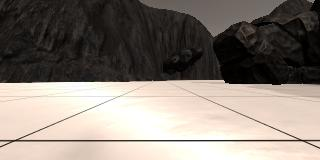
#> input picture calibration_images/example_grid1.jpg, 320 x 160 px
$ python -i perception.py   (imports and definitions only)   (older library calls are emulated)
#> lines starting #> are read from the running program, lines starting #| are printed output that depends on the picture; after the words box and inside, x2 and y2 are one past the last pixel; in counts of white or black regions, pixels touching at a corner belong together
#> further down, picture is the input picture: shape (160, 320, 3); mean B, G, R 118.3, 126.3, 135.1
import numpy as np
import cv2

# Identify pixels above the threshold
# Threshold of RGB > 160 does a nice job of identifying ground pixels only
def color_thresh(img, rgb_thresh=(160, 160, 160)):
    # Create an array of zeros same xy size as img, but single channel
#> called with rgb_thresh = (160, 160, 160)
    color_select = np.zeros_like(img[:,:,0])
    # Require that each pixel be above all three threshold values in RGB
    # above_thresh will now contain a boolean array with "True"
    # where threshold was met
    above_thresh = (img[:,:,0] > rgb_thresh[0]) \
                & (img[:,:,1] > rgb_thresh[1]) \
                & (img[:,:,2] > rgb_thresh[2])
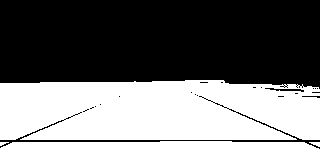
#> above_thresh: shape (160, 320) bool; 46.5% white; 4 white regions, box (x1, y1, x2, y2) and area: (0, 80, 320, 140) 17996, (0, 141, 320, 160) 5734, (309, 142, 320, 147) 33, (0, 142, 9, 146) 21
    # Index the array of zeros with the boolean array and set to 1
    color_select[above_thresh] = 1
    # Return the binary image

    #try to use the cv2 treshold
    #convert into BGR
    R = img[:,:,0]
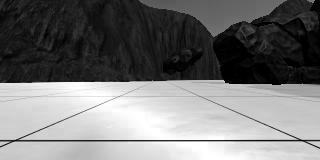
#> R: shape (160, 320); min 0, max 255, mean 118.3
    G = img[:,:,1]
    B = img[:,:,2]
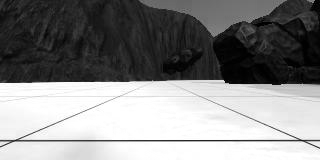
#> B: shape (160, 320); min 0, max 255, mean 135.1
    img_BGR = cv2.merge([B,G,R])
    # Convert BGR to HSV
    hsv = cv2.cvtColor(img_BGR, cv2.COLOR_BGR2HSV)
#> hsv: shape (160, 320, 3); mean H, S, V 103.5, 49.3, 135.2
    # define range of Golden color in HSV
    lower_golden = np.array([10 ,100,100])
    upper_golden = np.array([30,255,245])
    # Threshold the HSV image to get only blue colors
    mask = cv2.inRange(hsv, lower_golden, upper_golden)
#> mask: shape (160, 320); every value is 0
    color_select = 200*np.ones_like(img[:,:,:])
    # Bitwise-AND mask and original image
    res = cv2.bitwise_and(color_select,color_select, mask= mask)
#> res: shape (160, 320, 3); every value is 0
#> color_select: shape (160, 320, 3); every value is 200

    img_grey = cv2.cvtColor(img_BGR, cv2.COLOR_BGR2GRAY)
    object_grey = cv2.cvtColor(res, cv2.COLOR_BGR2GRAY)
    blur = cv2.GaussianBlur(img_grey,(5,5),0)
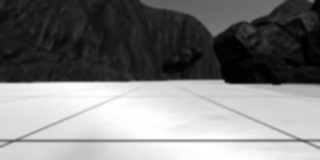
#> blur: shape (160, 320); min 0, max 255, mean 125
    _,navigable = cv2.threshold(blur,160,255,cv2.THRESH_BINARY)
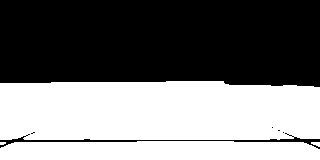
#> navigable: shape (160, 320); 46.8% white; 4 white regions (1 under 20 px), largest, box (x1, y1, x2, y2) and area: (0, 81, 320, 140) 18138, (0, 141, 320, 160) 5753, (311, 142, 320, 147) 31
    _,obstacle = cv2.threshold(blur,160,255,cv2.THRESH_BINARY_INV)
    _,sampleRocks = cv2.threshold(object_grey,10,255,cv2.THRESH_BINARY)

    return navigable, obstacle, sampleRocks

# Define a function to convert to rover-centric coordinates
# [124 lines left out: functions rover_coords, to_polar_coords, rotate_pix, translate_pix, pix_to_world, perspect_transform and 1 more, not called in this run]

>>> import cv2
>>> picture = cv2.imread('../../calibration_images/example_grid1.jpg')
>>> result = color_thresh(picture)

$ run again, on calibration_images/example_rock2.jpg
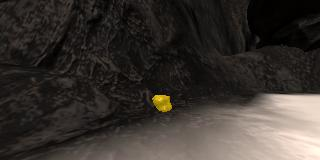
#> input picture calibration_images/example_rock2.jpg, 320 x 160 px
#> picture is the input picture: shape (160, 320, 3); mean B, G, R 47.3, 52, 57.6
#> in color_thresh, `above_thresh = (img[:,:,0] > rgb_thresh[0]) \ & (img[:,:,1] > rgb_thre..`:
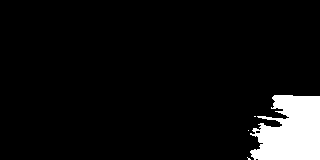
#> above_thresh: shape (160, 320) bool; 6.9% white; 4 white regions (3 under 20 px), largest, box (x1, y1, x2, y2) and area: (250, 95, 320, 160) 3528
#> hsv: shape (160, 320, 3); mean H, S, V 105.9, 57.9, 57.7
#> mask: shape (160, 320); every value is 0
#> res: shape (160, 320, 3); every value is 0
#> color_select: shape (160, 320, 3); every value is 200
#> in color_thresh, `_,navigable = cv2.threshold(blur,160,255,cv2.THRESH_BINARY)`:
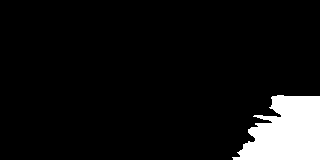
#> navigable: shape (160, 320); 7.9% white; 1 white region, box (x1, y1, x2, y2) and area: (232, 95, 320, 160) 4070
